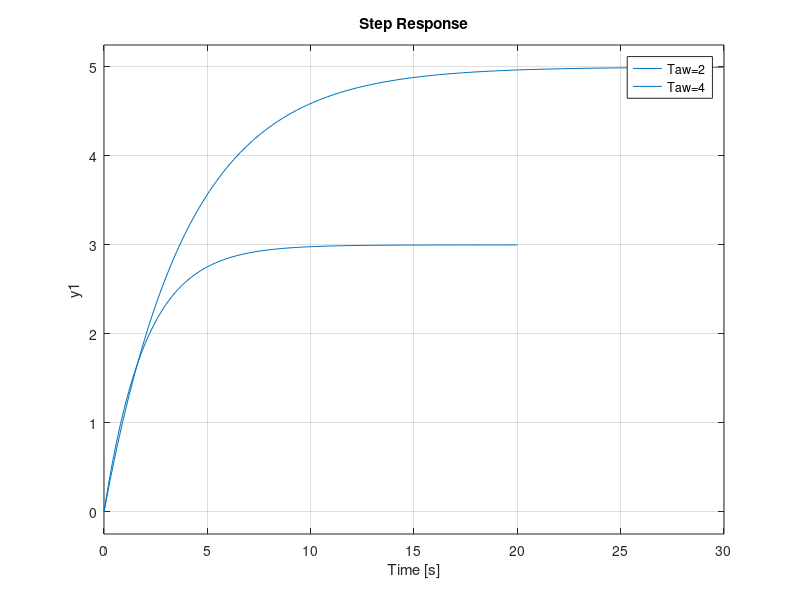

Reproduce this figure in MATLAB.
num=[3];
den=[2 1];
y=tf(num,den);
step(y)
hold
num=[5];
den=[4 1];
y=tf(num,den);
step(y)
legend('Taw=2','Taw=4');